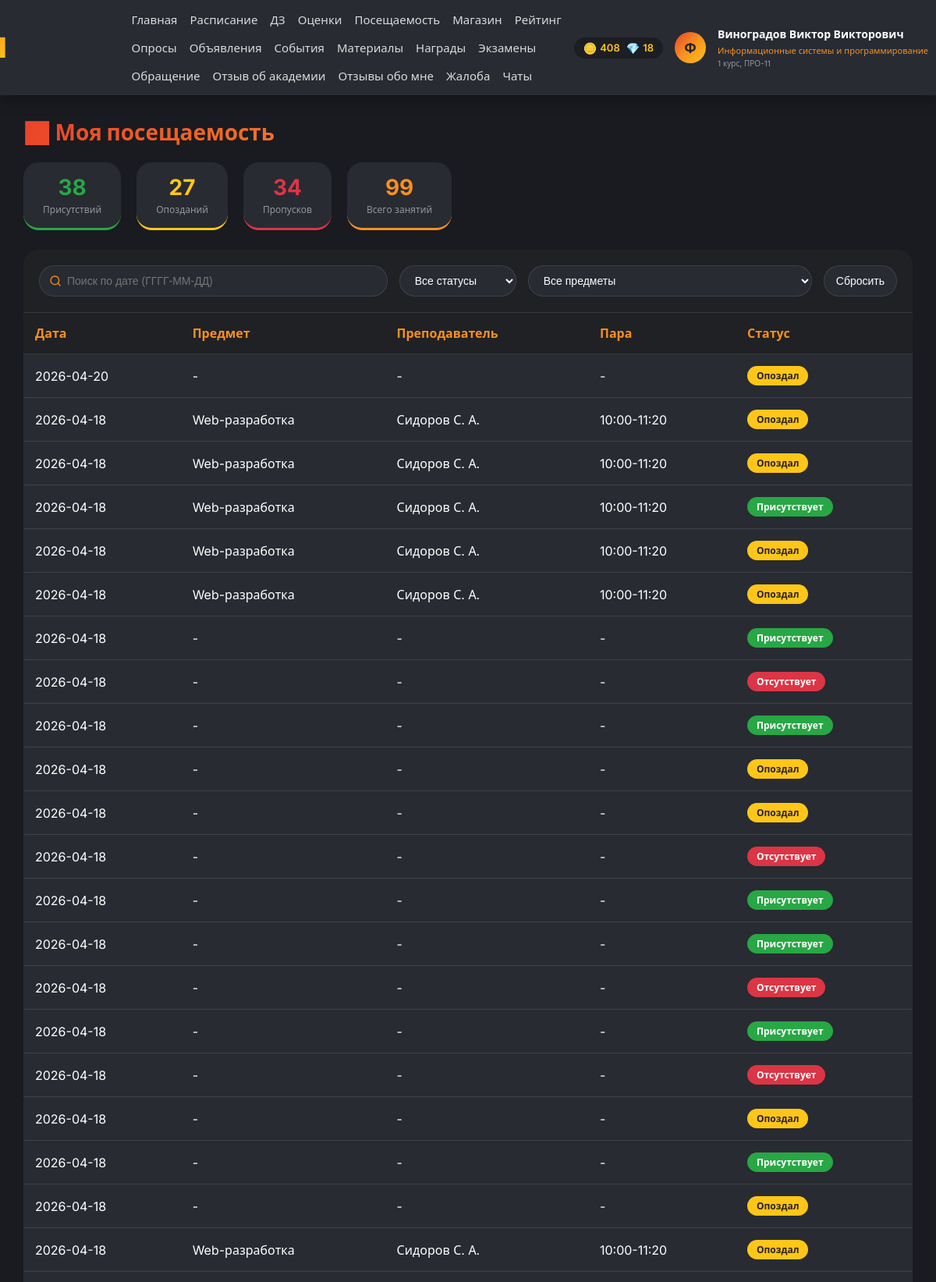
/attendance/ (signed in, upper part), run on the app's committed database.
### app/models.py (models this page shows, shortened)
class Autoriz(models.Model):
    user = models.CharField(unique=True, max_length=30, blank=False, null=True, error_messages={'max_length': 'Длина имени не может содержать более 30 символов', 'blank': 'Напишите имя.', 'null': 'Напишите имя.'}, verbose_name='Имя аккаунта')
    password = models.CharField(max_length=120, blank=False, null=False, error_messages={'max_length': 'Длина пароля не может содержать более 40 символов', 'blank': 'Напишите пароль.', 'null': 'Напишите пароль.'}, verbose_name='Пароль от аккаунта')
    email = models.EmailField(unique=True, max_length=100, blank=False, null=False, error_messages={'max_length': 'Длина почты не может содержать более 100 символов', 'blank': 'Напишите почту.', 'null': 'Напишите почту.'}, verbose_name='Почта от аккаунта')
    birth_date = models.DateField(null=True, blank=True, verbose_name='Дата рождения')
    gender = models.CharField(max_length=1, choices=[('M', 'Мужской'), ('F', 'Женский')], blank=True, verbose_name='Пол')
    phone = models.CharField(max_length=20, blank=True, verbose_name='Номер телефона')
    hide_phone = models.BooleanField(default=False, verbose_name='Скрыть номер телефона')
    class Meta:
        db_table = 'List_of_users'
        verbose_name = 'Пользователь'
        verbose_name_plural = 'Пользователи'
    def get_full_name(self):
        try:
            student = Student.objects.get(autoriz=self)
            return f"{student.surname} {student.name} {student.patronymic}".strip()
        except Student.DoesNotExist:
            try:
                professor = Professor.objects.get(autoriz=self)
                return f"{professor.surname} {professor.name} {professor.patronymic}".strip()
            except Professor.DoesNotExist:
                try:
                    staff = AcademicStaff.objects.get(autoriz=self)
                    return f"{staff.surname} {staff.name} {staff.patronymic}".strip()
                except AcademicStaff.DoesNotExist:
                    return self.user

class Student(models.Model):
    name = models.CharField(max_length=30, blank=False, null=False, verbose_name='Имя студента')
    surname = models.CharField(max_length=30, blank=False, null=False, verbose_name='Фамилия студента')
    patronymic = models.CharField(max_length=40, blank=False, null=False, verbose_name='Отчество студента')
    autoriz = models.ForeignKey(Autoriz, on_delete=models.CASCADE, verbose_name='Пользователь')
    group = models.ForeignKey(Group, on_delete=models.CASCADE, null=True, blank=True, verbose_name='Группа')
    class Meta:
        db_table = 'List_of_students'
        verbose_name = 'Студент'
        verbose_name_plural = 'Студенты'

class Direction(models.Model):
    name = models.CharField(max_length=100, verbose_name='Название направления')
    code = models.CharField(max_length=20, unique=True, verbose_name='Код направления')
    class Meta:
        db_table = 'List_of_directions'
        verbose_name = 'Направление'
        verbose_name_plural = 'Направления'

class Group(models.Model):
    name = models.CharField(max_length=20, verbose_name='Название группы')
    course = models.ForeignKey(Course, on_delete=models.CASCADE, verbose_name='Курс')
    direction = models.ForeignKey(Direction, on_delete=models.CASCADE, verbose_name='Направление')
    academic_year = models.CharField(max_length=9, verbose_name='Учебный год')
    class Meta:
        db_table = 'List_of_groups'
        verbose_name = 'Группа'
        verbose_name_plural = 'Группы'
        unique_together = ['course', 'direction', 'name']

class Attendance(models.Model):
    presence = 'presence'
    late = 'late'
    absense = 'absence'
    CHOICE_TYPE_PRESENCE = [
        (presence, 'Присутствует'),
        (late, 'Опоздал'),
        (absense, 'Отсутствует')
    ]
    type = models.CharField(max_length=8, choices=CHOICE_TYPE_PRESENCE, default=presence, verbose_name='Состояние студента на паре')
    data_created = models.DateField(auto_now_add=True, verbose_name='Дата')
    data_updated = models.DateField(auto_now=True, verbose_name='Дата изменяемая')
    student = models.ForeignKey(Student, on_delete=models.CASCADE)
    schedule = models.ForeignKey('Schedule', on_delete=models.CASCADE, null=True, blank=True, verbose_name='Расписание')
    pair = models.ForeignKey('Pair', on_delete=models.CASCADE, null=True, blank=True, verbose_name='Пара')
    comment = models.TextField(blank=True, null=True, verbose_name='Комментарий преподавателя')
    bonus_given = models.IntegerField(default=0, verbose_name='Выдано бонусов')
    class Meta:
        db_table = 'List_of_stative_student'
        verbose_name = 'Состояние студента'
        verbose_name_plural = 'Состояние студентов'

class Subjects(models.Model):
    name_subject = models.CharField(unique=True, max_length=100, blank=False, null=False, verbose_name='Имя предмета')
    class Meta:
        db_table = 'List_of_subjects'
        verbose_name = 'Предмет'
        verbose_name_plural = 'Предметы'

### app/views.py (the view)
# urls.py: path('attendance/', views.attendance_list_view, name='attendance_list_view'),
def attendance_list_view(request):
    if 'user_id' not in request.session:
        return redirect('autoriz_view')
    context = get_user_context(request)
    user = context.get('user')
    try:
        student = Student.objects.get(autoriz=user)
        attendances = Attendance.objects.filter(student=student).order_by('-data_created')
        attendance_data = []
        for att in attendances:
            subject_name = '-'
            professor_name = '-'
            pair_number = '-'
            if att.pair:
                subject_name = att.pair.subject.name_subject if att.pair.subject else '-'
                professor_name = str(att.pair.professor) if att.pair.professor else '-'
                pair_number = att.pair.get_pair_number_display() if att.pair.pair_number else '-'
            elif att.schedule:
                daily = DailySchedule.objects.filter(schedule=att.schedule, group=student.group).first()
                if daily and daily.pair:
                    subject_name = daily.pair.subject.name_subject if daily.pair.subject else '-'
                    professor_name = str(daily.pair.professor) if daily.pair.professor else '-'
                    pair_number = daily.pair.get_pair_number_display() if daily.pair.pair_number else '-'
            attendance_data.append({
                'attendance': att,
                'subject_name': subject_name,
                'professor_name': professor_name,
                'pair_number': pair_number,
            })
        context['attendance_data'] = attendance_data
        context['present_count'] = attendances.filter(type='presence').count()
        context['late_count'] = attendances.filter(type='late').count()
        context['absent_count'] = attendances.filter(type='absence').count()
        context['total_count'] = attendances.count()
        context['subjects'] = Subjects.objects.all()
    except Student.DoesNotExist:
        return redirect('main_view')
    return render(request, 'attendance_list.html', context)

### app/models.py (called while the page is built)
    def __str__(self):
        return f"{self.surname} {self.name[0]}. {self.patronymic[0]}."

### templates/attendance_list.html (shortened to what this page needs)
{% extends 'base.html' %}
{% load static %}
{% block extra_css %}
<link rel="stylesheet" href="{% static 'css/attendance_list.css' %}">
{% endblock %}
{% block content %}
<div class="attendance-list-container">
    <div class="page-header">
        <h1 class="page-title">📊 Моя посещаемость</h1>
        <div class="stats-summary">
            <div class="stat-item present"><span class="stat-count">{{ present_count }}</span><span class="stat-label">Присутствий</span></div>
            <div class="stat-item late"><span class="stat-count">{{ late_count }}</span><span class="stat-label">Опозданий</span></div>
            <div class="stat-item absent"><span class="stat-count">{{ absent_count }}</span><span class="stat-label">Пропусков</span></div>
            <div class="stat-item total"><span class="stat-count">{{ total_count }}</span><span class="stat-label">Всего занятий</span></div>
        </div>
    </div>
    <div class="attendance-card">
        <div class="filter-bar">
            <input type="text" id="dateSearch" class="search-input" placeholder="Поиск по дате (ГГГГ-ММ-ДД)">
            <select id="statusFilter" class="status-filter">
                <option value="all">Все статусы</option>
            </select>
            <select id="subjectFilter" class="subject-filter">
                <option value="all">Все предметы</option>
            </select>
            <button id="resetBtn" class="reset-btn">Сбросить</button>
        </div>
        <div class="table-wrapper">
            <table class="attendance-table">
                <thead>
                    <tr>
                        <th>Дата</th>
                        <th>Предмет</th>
                        <th>Преподаватель</th>
                        <th>Пара</th>
                        <th>Статус</th>
                    </tr>
                </thead>
                <tbody id="tableBody">
                    {% for item in attendance_data %}
                    <tr data-date="{{ item.attendance.data_created|date:'Y-m-d' }}" data-status="{{ item.attendance.type }}" data-subject="{{ item.subject_name }}">
                        <td>{{ item.attendance.data_created|date:"Y-m-d" }}</td>
                        <td>{{ item.subject_name }}</td>
                        <td>{{ item.professor_name }}</td>
                        <td>{{ item.pair_number }}</td>
                        <td>
                            {% if item.attendance.type == 'presence' %}
                            <span class="status-badge presence">Присутствует</span>
                            {% elif item.attendance.type == 'late' %}
                            <span class="status-badge late">Опоздал</span>
                            {% else %}
                            <span class="status-badge absence">Отсутствует</span>
                            {% endif %}
                        </td>
                    </tr>
                    {% empty %}
                    <tr><td colspan="5" class="empty-row">Нет данных о посещаемости</td></tr>
                    {% endfor %}
                </tbody>
            </table>
        </div>
    </div>
</div>
{% endblock %}

### templates/base.html (shortened to what this page needs)
{% load static %}
<!DOCTYPE html>
<html lang="ru">
<head>
    <link rel="stylesheet" href="https://cdnjs.cloudflare.com/ajax/libs/font-awesome/6.4.0/css/all.min.css">
    <link rel="stylesheet" href="{% static 'css/main.css' %}">
    {% block extra_css %}{% endblock %}
</head>
<body>
    <header class="header">
        <div class="header-content">
            <div class="logo">Journal</div>
            <nav class="nav-menu">
                <a href="{% url 'main_view' %}">Главная</a>
                {% if user_role == 'student' %}
                    <a href="{% url 'schedule_view' %}">Расписание</a>
                    <a href="{% url 'homework_list_view' %}">ДЗ</a>
                    <a href="{% url 'estimation_view' %}">Оценки</a>
                    <a href="{% url 'attendance_list_view' %}">Посещаемость</a>
                    <a href="{% url 'shop_view' %}">Магазин</a>
                    <a href="{% url 'leaderboard_view' %}">Рейтинг</a>
                    <a href="{% url 'polls_view' %}">Опросы</a>
                    <a href="{% url 'announcements_view' %}">Объявления</a>
                    <a href="{% url 'events_view' %}">События</a>
                    <a href="{% url 'educational_materials_view' %}">Материалы</a>
                    <a href="{% url 'user_reward_list_view' %}">Награды</a>
                    <a href="{% url 'exam_list_view' %}">Экзамены</a>
                    <a href="{% url 'appeal_view' %}">Обращение</a>
                    <a href="{% url 'review_view' %}">Отзыв об академии</a>
                    <a href="{% url 'student_reviews_view' %}">Отзывы обо мне</a>
                    <a href="{% url 'complaint_view' %}">Жалоба</a>
                    <a href="{% url 'chat_list_view' %}">Чаты</a>
                {% endif %}
            </nav>
            <div class="user-info">
                {% if user_role == 'student' %}
                <div class="user-currencies">
                    <div class="currency-item">
                        <span class="currency-icon">🪙</span>
                        <span class="currency-value">{{ topcoins|default:"0" }}</span>
                    </div>
                    <div class="currency-item">
                        <span class="currency-icon">💎</span>
                        <span class="currency-value">{{ topgems|default:"0" }}</span>
                    </div>
                </div>
                {% endif %}
                {% if user_avatar %}
                    <img src="{{ user_avatar }}" alt="avatar" class="user-avatar">
                {% else %}
                    <div class="user-avatar-placeholder">Ф</div>
                {% endif %}
                <div class="user-details">
                    <span class="user-name">{{ user.get_full_name|default:user.user }}</span>
                    {% if user_role == 'student' and student_info %}
                        <div class="user-meta-group">
                            <span class="user-meta-direction">{{ student_info.direction }}</span>
                            <span class="user-meta-course">{{ student_info.course }} курс, {{ student_info.group }}</span>
                        </div>
                    {% elif user_role == 'professor' and professor_info %}
                        <span class="user-meta">{{ professor_info.subject }}</span>
                    {% elif user_role == 'academic_staff' and staff_info %}
                        <span class="user-meta">{{ staff_info.position }}</span>
                    {% endif %}
                </div>
            </div>
        </div>
    </header>
    <div class="container">
        {% block content %}{% endblock %}
    </div>
</body>
</html>

### static/css/main.css (style rules this page uses)
* { margin: 0; padding: 0; box-sizing: border-box; }
body { font-family: 'Inter', 'Muller', 'Segoe UI', sans-serif; background: #191B20; color: #FFFFFF; }
.header { background: #282B32; box-shadow: 0 4px 20px rgba(0,0,0,0.3); position: fixed; top: 0; left: 0; right: 0; z-index: 1000; }
.header-content { max-width: 1400px; margin: 0 auto; display: flex; justify-content: space-between; align-items: center; padding: 15px 30px; }
.logo { font-size: 36px; font-weight: 900; background: linear-gradient(135deg, #EA422A 0%, #F69020 48.58%, #FFC619 101.38%); -webkit-background-clip: text; -webkit-text-fill-color: transparent; background-clip: text; position: relative; left: -160px; }
.nav-menu { display: flex; gap: 16px; justify-content: start; flex-wrap: wrap; }
.nav-menu a { text-decoration: none; color: #dadada; font-size: 15px; font-weight: 500; transition: color 0.3s; }
.user-info { display: flex; align-items: center; gap: 15px; margin-right: -240px; }
.user-avatar-placeholder { width: 40px; height: 40px; border-radius: 50%; background: linear-gradient(135deg, #EA422A 0%, #F69020 48.58%, #FFC619 101.38%); display: flex; align-items: center; justify-content: center; font-size: 18px; font-weight: 700; color: #252121; }
.user-details { display: flex; flex-direction: column; align-items: flex-start; gap: 4px; }
.user-name { font-size: 14px; font-weight: 600; color: #FFFFFF; white-space: nowrap; }
.user-meta-group { display: flex; flex-direction: column; gap: 2px; }
.user-meta-direction { font-size: 11px; color: #F69020; white-space: nowrap; font-weight: 500; }
.user-meta-course { font-size: 10px; color: rgba(255,255,255,0.5); white-space: nowrap; }
.container { max-width: 1400px; margin: 150px auto 30px; padding: 0 30px; }
.table-wrapper { overflow-x: auto; }
table { width: 100%; border-collapse: collapse; }
th, td { padding: 15px; text-align: left; border-bottom: 1px solid rgba(255,255,255,0.1); }
th { background: #202124; font-weight: 700; color: #F69020; }
.status-badge { display: inline-block; padding: 4px 12px; border-radius: 20px; font-size: 12px; font-weight: 600; }
.stat-label { font-size: 14px; color: rgba(255,255,255,0.7); margin-top: 8px; }
.user-currencies { display: flex; align-items: center; gap: 8px; background: rgba(0,0,0,0.3); padding: 5px 12px; border-radius: 40px; }
.currency-item { display: flex; align-items: center; gap: 4px; }
.currency-icon { font-size: 14px; }
.currency-value { font-size: 13px; font-weight: 600; color: #FFC619; }

### data on the page
Autoriz: get_full_name "Виноградов Виктор Викторович"
Direction: direction "Информационные системы и программирование"
Group: group "ПРО-11"
Attendance: attendance.data_created "2026-04-20", subject_name "-", professor_name "-", pair_number "-", type "Опоздал"
Attendance: attendance.data_created "2026-04-18", subject_name "Web-разработка", professor_name "Сидоров С. А.", pair_number "10:00-11:20", type "Опоздал"
Attendance: attendance.data_created "2026-04-18", subject_name "Web-разработка", professor_name "Сидоров С. А.", pair_number "10:00-11:20", type "Опоздал"
Attendance: attendance.data_created "2026-04-18", subject_name "Web-разработка", professor_name "Сидоров С. А.", pair_number "10:00-11:20", type "Присутствует"
Attendance: attendance.data_created "2026-04-18", subject_name "Web-разработка", professor_name "Сидоров С. А.", pair_number "10:00-11:20", type "Опоздал"
Attendance: attendance.data_created "2026-04-18", subject_name "Web-разработка", professor_name "Сидоров С. А.", pair_number "10:00-11:20", type "Опоздал"
Attendance: attendance.data_created "2026-04-18", subject_name "-", professor_name "-", pair_number "-", type "Присутствует"
Attendance: attendance.data_created "2026-04-18", subject_name "-", professor_name "-", pair_number "-", type "Отсутствует"
Attendance: attendance.data_created "2026-04-18", subject_name "-", professor_name "-", pair_number "-", type "Присутствует"
Attendance: attendance.data_created "2026-04-18", subject_name "-", professor_name "-", pair_number "-", type "Опоздал"
Attendance: attendance.data_created "2026-04-18", subject_name "-", professor_name "-", pair_number "-", type "Опоздал"
Attendance: attendance.data_created "2026-04-18", subject_name "-", professor_name "-", pair_number "-", type "Отсутствует"
Attendance: attendance.data_created "2026-04-18", subject_name "-", professor_name "-", pair_number "-", type "Присутствует"
Attendance: attendance.data_created "2026-04-18", subject_name "-", professor_name "-", pair_number "-", type "Присутствует"
Attendance: attendance.data_created "2026-04-18", subject_name "-", professor_name "-", pair_number "-", type "Отсутствует"
Attendance: attendance.data_created "2026-04-18", subject_name "-", professor_name "-", pair_number "-", type "Присутствует"
Attendance: attendance.data_created "2026-04-18", subject_name "-", professor_name "-", pair_number "-", type "Отсутствует"
Attendance: attendance.data_created "2026-04-18", subject_name "-", professor_name "-", pair_number "-", type "Опоздал"
Attendance: attendance.data_created "2026-04-18", subject_name "-", professor_name "-", pair_number "-", type "Присутствует"
Attendance: attendance.data_created "2026-04-18", subject_name "-", professor_name "-", pair_number "-", type "Опоздал"
Attendance: attendance.data_created "2026-04-18", subject_name "Web-разработка", professor_name "Сидоров С. А.", pair_number "10:00-11:20", type "Опоздал"

### other printed values
{{ topcoins|default:"0" }} "408"
{{ topgems|default:"0" }} "18"
{{ student_info.course }} "1"
{{ present_count }} "38"
{{ late_count }} "27"
{{ absent_count }} "34"
{{ total_count }} "99"
